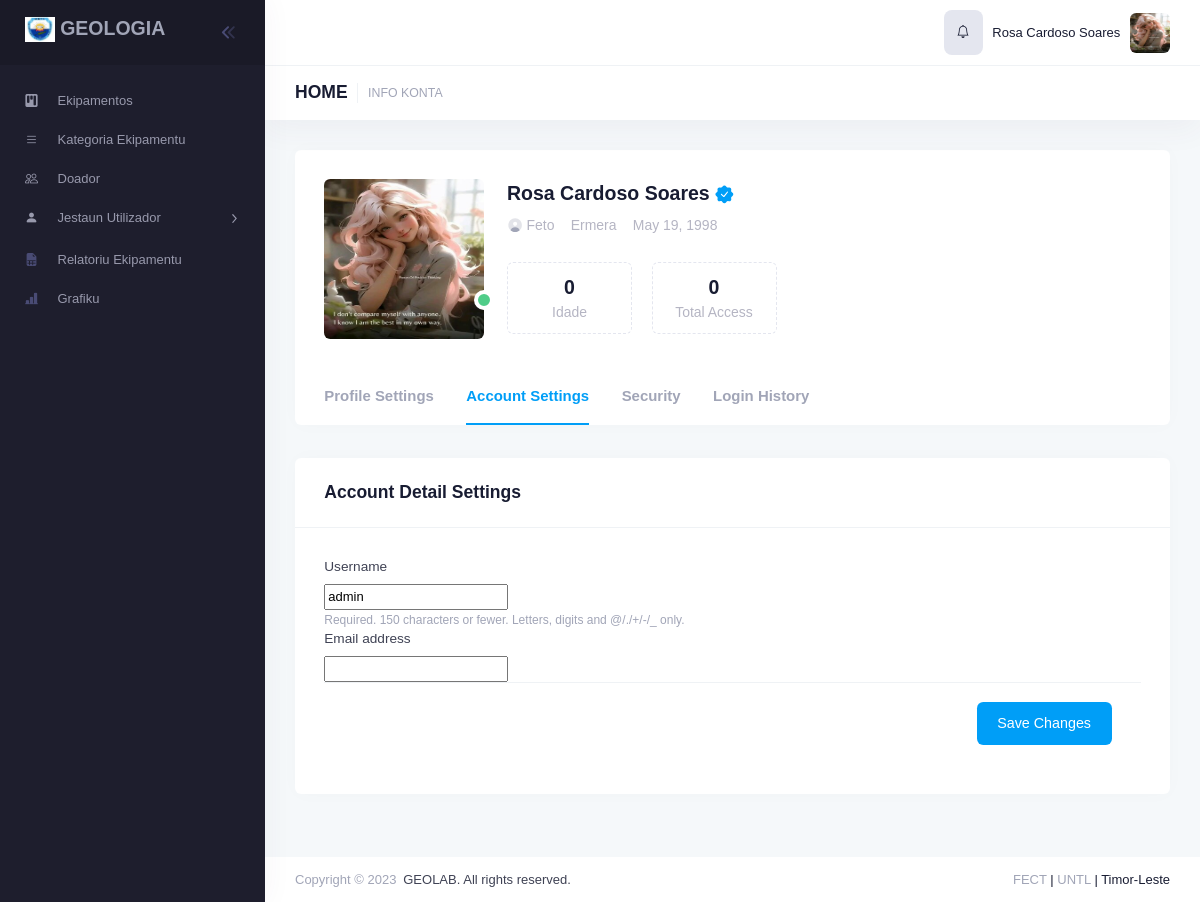
The app's page /users/my/account/ (signed in) with its own data.
### users/models.py (models this page shows, shortened)
class Profile(models.Model):
	id = models.UUIDField(primary_key=True, default=uuid.uuid4, editable=False)
	user = models.OneToOneField(User, on_delete=models.CASCADE,related_name="user_profile")
	first_name = models.CharField(max_length=30, null=True, blank=True)
	last_name = models.CharField(max_length=30, null=True, blank=True)
	pob = models.CharField(max_length=50, verbose_name='Fatin Moris', null=True, blank=True)
	dob = models.DateField(verbose_name='Data Moris', null=True, blank=True)
	sex = models.CharField(choices=[('Mane','Mane'),('Feto','Feto')], max_length=6, null=True, blank=True)
	image = models.ImageField(upload_to=upload_profile, null=True, blank=True,
			validators=[FileExtensionValidator(allowed_extensions=['jpg','jpeg','png','gif'])], verbose_name="Upload Imajen")
	date_created = models.DateTimeField(auto_now_add=True,null=True,blank=True)
	def getAge(self):
		if self.dob:
			return datetime.date.today().year - self.dob.year
		else:
			return 0
	def getTotalLogin(self):
		return AuditLogin.objects.filter(user=self.user).count()

### users/views.py (the view)
# urls.py: path('my/account/', views.AccountUpdate, name='user-account'),
@login_required
def AccountUpdate(request):
	group = request.user.groups.all()[0].name
	profile = Profile.objects.get(user=request.user)
	if request.method == 'POST':
		u_form = UserForm(request.POST, instance=request.user)
		if u_form.is_valid():
			print("tama")
			u_form.save()
			messages.success(request, f'Ita boot nia konta altera ona!')
			return redirect('user-account')
	else:
		u_form = UserForm(instance=request.user)
	context = {
		'u_form': u_form,'profile': profile,
		'title': 'Info Konta', 'legend': 'Info Konta',
	}
	return render(request, 'account/account_settings.html', context)

### users/forms.py
class UserForm(forms.ModelForm):
    class Meta:
        model = User
        fields = ['username', 'email']
    def __init__(self, *args, **kwargs):
        super().__init__(*args, **kwargs)
        self.helper = FormHelper()
        self.helper.form_method = 'post'
        self.helper.form_class = 'form-horizontal'
        self.helper.label_class = 'col-lg-2'
        self.helper.field_class = 'col-lg-10'
        self.helper.layout = Layout(
            Row(
                Column('username'),
                Column('email'),
                css_class='form-row'
            ),
            Div(
                Submit('submit', 'Save Changes', css_class='btn btn-primary', css_id='kt_account_profile_details_submit'),
                css_class='card-footer d-flex justify-content-end py-6 px-9'
            )
        )

### users/templates/account/account_settings.html (shortened to what this page needs)
{% extends 'main/base.html' %}
{% load crispy_forms_tags %}
{% load static %}
{% block content %}
<div class="toolbar" id="kt_toolbar">
	<div id="kt_toolbar_container" class="container-fluid d-flex flex-stack">
		<div data-kt-swapper="true" data-kt-swapper-mode="prepend" data-kt-swapper-parent="{default: '#kt_content_container', 'lg': '#kt_toolbar_container'}" class="page-title d-flex align-items-center flex-wrap me-3 mb-5 mb-lg-0">
			<h1 class="d-flex align-items-center text-dark fw-bolder fs-3 my-1"><a class="text-dark" href="{% url 'home' %}">HOME</a>
			<small class="text-muted fs-7 fw-bold my-1 ms-1">{{title|upper}}</small>
			</h1>
		</div>
	</div>
</div>
						<div class="post d-flex flex-column-fluid" id="kt_post">
							<div id="kt_content_container" class="container-xxl">
								<div class="card mb-5 mb-xl-10">
									<div class="card-body pt-9 pb-0">
										<div class="d-flex flex-wrap flex-sm-nowrap mb-3">
											<div class="me-7 mb-4">
												<div class="symbol symbol-100px symbol-lg-160px symbol-fixed position-relative">
													{% if profile.image %}
													<img src="{{profile.image.url}}" alt="image" />
													{% endif %}
													<div class="position-absolute translate-middle bottom-0 start-100 mb-6 bg-success rounded-circle border border-4 border-white h-20px w-20px"></div>
												</div>
											</div>
											<div class="flex-grow-1">
												<div class="d-flex justify-content-between align-items-start flex-wrap mb-2">
													<div class="d-flex flex-column">
														<div class="d-flex align-items-center mb-2">
															<a href="#" class="text-gray-900 text-hover-primary fs-2 fw-bolder me-1">{{profile.first_name}} {{profile.last_name}}</a>
																<span class="svg-icon svg-icon-1 svg-icon-primary">
																</span>
														</div>
														<div class="d-flex flex-wrap fw-bold fs-6 mb-4 pe-2">
															<a href="#" class="d-flex align-items-center text-gray-400 text-hover-primary me-5 mb-2">
															<span class="svg-icon svg-icon-4 me-1">
															</span>
															{{profile.sex}}</a>
															<a href="#" class="d-flex align-items-center text-gray-400 text-hover-primary me-5 mb-2">
															{{profile.pob}}</a>
															<a href="#" class="d-flex align-items-center text-gray-400 text-hover-primary mb-2">
															{{profile.dob}}</a>
														</div>
													</div>
												</div>
												<div class="d-flex flex-wrap flex-stack">
													<div class="d-flex flex-column flex-grow-1 pe-8">
														<div class="d-flex flex-wrap">
															<div class="border border-gray-300 border-dashed rounded min-w-125px py-3 px-4 me-6 mb-3 text-center">
																<div class="">
																	<div class="fs-2 fw-bolder" data-kt-countup="true" data-kt-countup-value="{{profile.getAge}}" data-kt-countup-prefix="">0</div>
																</div>
																<div class="fw-bold fs-6 text-gray-400">Idade</div>
															</div>
															<div class="border border-gray-300 border-dashed rounded min-w-125px py-3 px-4 me-6 mb-3 text-center">
																<div class="align-items-center">
																	<div class="fs-2 fw-bolder" data-kt-countup="true" data-kt-countup-value="{{profile.getTotalLogin}}">0</div>
																</div>
																<div class="fw-bold fs-6 text-gray-400">Total Access</div>
															</div>
														</div>
													</div>
												</div>
											</div>
										</div>
										<ul class="nav nav-stretch nav-line-tabs nav-line-tabs-2x border-transparent fs-5 fw-bolder">
											<li class="nav-item mt-2">
												<a class="nav-link text-active-primary ms-0 me-10 py-5" href="{% url 'user-profile' %}">Profile Settings</a>
											</li>
											<li class="nav-item mt-2">
												<a class="nav-link text-active-primary ms-0 me-10 py-5 active" href="{% url 'user-account' %}">Account Settings</a>
											</li>
											<li class="nav-item mt-2">
												<a class="nav-link text-active-primary ms-0 me-10 py-5" href="{% url 'user-change-password' %}">Security</a>
											</li>
											<li class="nav-item mt-2">
												<a class="nav-link text-active-primary ms-0 me-10 py-5" href="{% url 'user-login-history' %}">Login History</a>
											</li>
										</ul>
									</div>
								</div>
								<div class="card mb-5 mb-xl-10" id="kt_profile_details_view">
									<div class="card-header cursor-pointer">
										<div class="card-title m-0">
											<h3 class="fw-bolder m-0">Account Detail Settings</h3>
										</div>
									</div>
									<div class="card-body p-9">
                							{% crispy u_form %}
									</div>
								</div>
							</div>
						</div>
{% endblock %}

### main/templates/main/header.html (shortened to what this page needs)
{% load static %}
					<div id="kt_header" style="" class="header align-items-stretch">
						<div class="container-fluid d-flex align-items-stretch justify-content-between">
							<div class="d-flex align-items-stretch justify-content-between flex-lg-grow-1">
								<div class="d-flex align-items-stretch flex-shrink-0">
									<div class="d-flex align-items-center ms-1 ms-lg-3" id="kt_header_user_menu_toggle">
										<div class="cursor-pointer symbol symbol-30px symbol-md-40px" data-kt-menu-trigger="click" data-kt-menu-attach="parent" data-kt-menu-placement="bottom-end">
											<div class="p-4 bg-secondary" style="border-radius: 8px;">
												<span class="bi bi-bell"></span>
											</div>
										</div>
									</div>
									<div class="d-flex align-items-center ms-1 ms-lg-3">
										{% if request.user.user_profile.first_name %}
											{{request.user.user_profile.first_name}} {{request.user.user_profile.last_name}}
										{% else %}
											{% if request.user.email %}
												{{request.user.email}}
											{% else %}
											users@gmail.com
											{% endif %}
										{% endif %}
									</div>
									<div class="d-flex align-items-center ms-1 ms-lg-3" id="kt_header_user_menu_toggle">
										<div class="cursor-pointer symbol symbol-30px symbol-md-40px" data-kt-menu-trigger="click" data-kt-menu-attach="parent" data-kt-menu-placement="bottom-end">
										{% if request.user.user_profile.image %}
										<img src="{{request.user.user_profile.image.url}}" alt="user" />
										{% else %}
											<img src="{% static 'assets/media/avatars/300-1.jpg' %}" alt="user" />
										{% endif %}
										</div>
									</div>
								</div>
							</div>
						</div>
					</div>

### templates/bootstrap4/field.html
{% if field.is_hidden %}
    {{ field }}
{% else %}
    <div class="form-group">
        {% if field.label %}
            <label for="{{ field.id_for_label }}" class="form-label">{{ field.label }}</label>
        {% endif %}
        <div class="input-group">
            {{ field }}
        </div>
        {% if field.help_text %}
            <small id="{{ field.auto_id }}_help" class="form-text text-muted">{{ field.help_text|safe }}</small>
        {% endif %}
    </div>
{% endif %}

### records on screen
Profile: image (picture), first_name "Rosa Cardoso", last_name "Soares", sex "Feto", pob "Ermera", dob "May 19, 1998"

### other values on screen
{{ request.user.user_profile.first_name }} "Rosa Cardoso"
{{ request.user.user_profile.last_name }} "Soares"
{{ title|upper }} "INFO KONTA"
{{ field.label }} "Username Email address"
{{ field.help_text|safe }} "Required. 150 characters or fewer. Letters, digits and @/./+/-/_ only."
